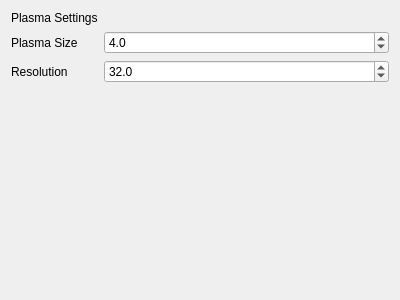
<?xml version="1.0" encoding="UTF-8"?>
<ui version="4.0">
 <class>PlasmaAnimationControl</class>
 <widget class="QWidget" name="PlasmaAnimationControl">
  <property name="geometry">
   <rect>
    <x>0</x>
    <y>0</y>
    <width>400</width>
    <height>300</height>
   </rect>
  </property>
  <property name="windowTitle">
   <string>Form</string>
  </property>
  <layout class="QGridLayout" name="gridLayout">
   <item row="0" column="0">
    <layout class="QFormLayout" name="formLayout">
     <item row="0" column="0">
      <widget class="QLabel" name="label">
       <property name="text">
        <string>Plasma Settings</string>
       </property>
      </widget>
     </item>
     <item row="1" column="0">
      <widget class="QLabel" name="label_2">
       <property name="text">
        <string>Plasma Size</string>
       </property>
      </widget>
     </item>
     <item row="2" column="0">
      <widget class="QLabel" name="label_3">
       <property name="text">
        <string>Resolution</string>
       </property>
      </widget>
     </item>
     <item row="1" column="1">
      <widget class="QDoubleSpinBox" name="sizeDoubleSpinBox">
       <property name="decimals">
        <number>1</number>
       </property>
       <property name="minimum">
        <double>0.500000000000000</double>
       </property>
       <property name="singleStep">
        <double>0.500000000000000</double>
       </property>
       <property name="value">
        <double>4.000000000000000</double>
       </property>
      </widget>
     </item>
     <item row="2" column="1">
      <widget class="QDoubleSpinBox" name="resolutionDoubleSpinBox">
       <property name="decimals">
        <number>1</number>
       </property>
       <property name="minimum">
        <double>1.000000000000000</double>
       </property>
       <property name="singleStep">
        <double>0.500000000000000</double>
       </property>
       <property name="value">
        <double>32.000000000000000</double>
       </property>
      </widget>
     </item>
    </layout>
   </item>
  </layout>
 </widget>
 <resources/>
 <connections/>
</ui>
